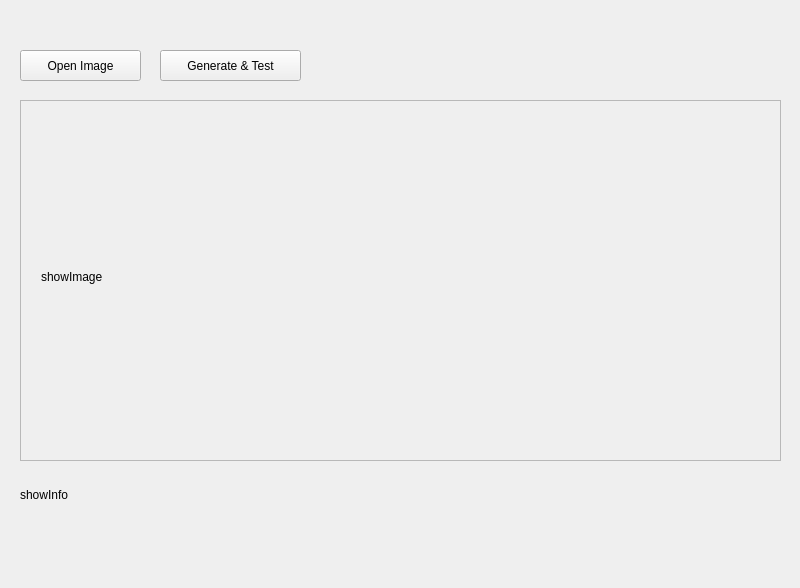
<?xml version="1.0" encoding="UTF-8"?>
<ui version="4.0">
 <class>MainWindow</class>
 <widget class="QMainWindow" name="MainWindow">
  <property name="geometry">
   <rect>
    <x>0</x>
    <y>0</y>
    <width>800</width>
    <height>588</height>
   </rect>
  </property>
  <property name="minimumSize">
   <size>
    <width>800</width>
    <height>588</height>
   </size>
  </property>
  <property name="maximumSize">
   <size>
    <width>800</width>
    <height>588</height>
   </size>
  </property>
  <property name="windowTitle">
   <string>Object Detection</string>
  </property>
  <widget class="QWidget" name="centralwidget">
   <widget class="QPushButton" name="pushButton">
    <property name="geometry">
     <rect>
      <x>20</x>
      <y>50</y>
      <width>121</width>
      <height>31</height>
     </rect>
    </property>
    <property name="text">
     <string>Open Image</string>
    </property>
   </widget>
   <widget class="QScrollArea" name="scrollArea">
    <property name="geometry">
     <rect>
      <x>20</x>
      <y>100</y>
      <width>761</width>
      <height>361</height>
     </rect>
    </property>
    <property name="widgetResizable">
     <bool>true</bool>
    </property>
    <widget class="QWidget" name="scrollAreaWidgetContents">
     <property name="geometry">
      <rect>
       <x>0</x>
       <y>0</y>
       <width>759</width>
       <height>359</height>
      </rect>
     </property>
     <widget class="QLabel" name="showImg">
      <property name="geometry">
       <rect>
        <x>20</x>
        <y>20</y>
        <width>721</width>
        <height>311</height>
       </rect>
      </property>
      <property name="text">
       <string>showImage</string>
      </property>
     </widget>
    </widget>
   </widget>
   <widget class="QLabel" name="showInfo">
    <property name="geometry">
     <rect>
      <x>20</x>
      <y>480</y>
      <width>751</width>
      <height>31</height>
     </rect>
    </property>
    <property name="text">
     <string>showInfo</string>
    </property>
    <property name="textFormat">
     <enum>Qt::RichText</enum>
    </property>
    <property name="scaledContents">
     <bool>true</bool>
    </property>
    <property name="wordWrap">
     <bool>true</bool>
    </property>
   </widget>
   <widget class="QPushButton" name="generateButton">
    <property name="geometry">
     <rect>
      <x>160</x>
      <y>50</y>
      <width>141</width>
      <height>31</height>
     </rect>
    </property>
    <property name="text">
     <string>Generate &amp;&amp; Test</string>
    </property>
   </widget>
  </widget>
  <widget class="QMenuBar" name="menubar">
   <property name="geometry">
    <rect>
     <x>0</x>
     <y>0</y>
     <width>800</width>
     <height>26</height>
    </rect>
   </property>
  </widget>
 </widget>
 <resources/>
 <connections/>
</ui>
